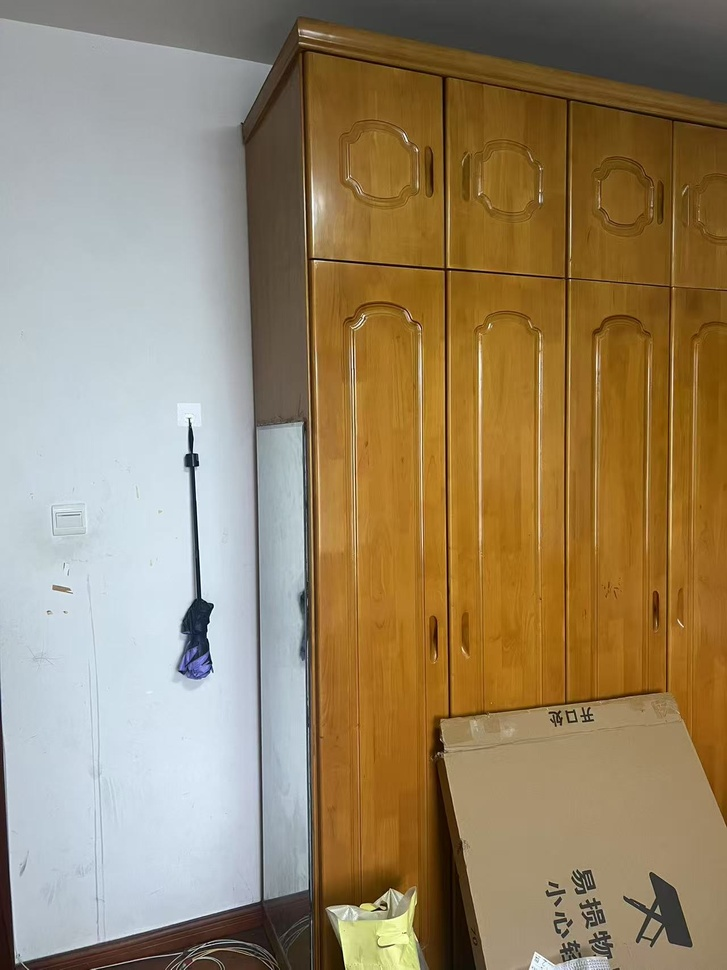
#> input picture 传统图像处理/03_图像拼接/image1.jpg, 727 x 970 px, shrunk from 1280 x 1707 before the run
$ python '01_OpenCV自带类拼接.py'
#> lines starting #> are read from the running program, lines starting #| are printed output that depends on the picture
"""
注意这种方法只能拼接两张图像，且两张图像必须有重叠部分。重叠部分最好大于30%。
图像输入顺序必须是从左到右，不能是从右到左。
如果需要拼接多张图像，可以使用循环来实现。
"""

import cv2

# 读取图像
img1 = cv2.imread("image1.jpg")
#> img1 is the input picture: shape (970, 727, 3); mean B, G, R 103.7, 133.6, 151.9
img2 = cv2.imread("image2.jpg")
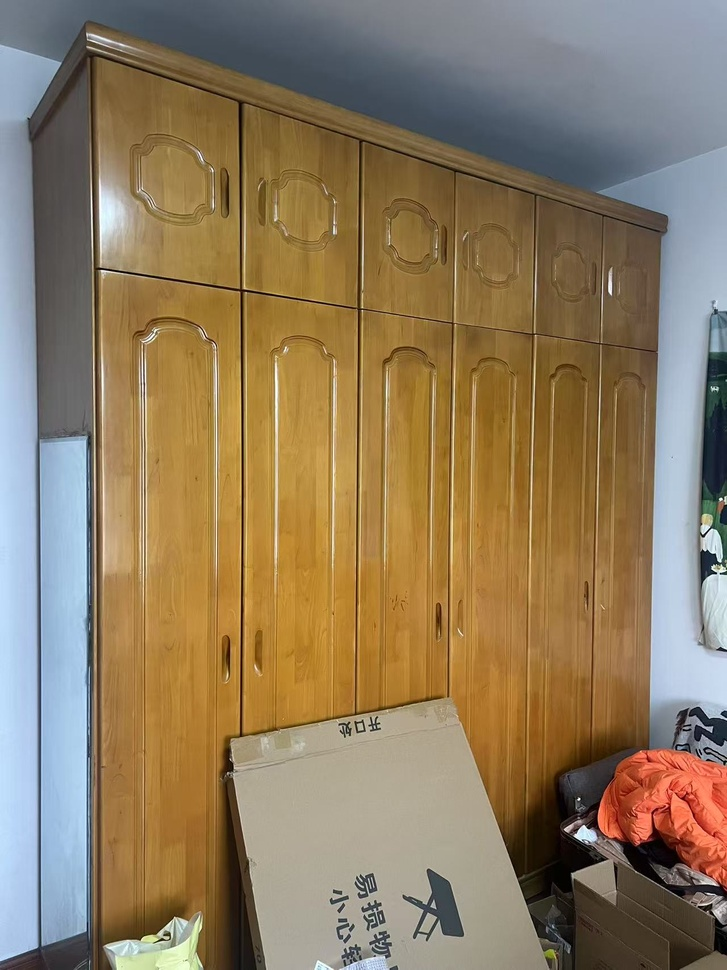
#> input picture 传统图像处理/03_图像拼接/image2.jpg, 727 x 970 px, shrunk from 1280 x 1707 before the run
#> img2 is the input picture: shape (970, 727, 3); mean B, G, R 95.4, 123.7, 142.5

# 创建Stitcher对象
stitcher = cv2.Stitcher_create()

# 执行拼接
status, result = stitcher.stitch([img1, img2])
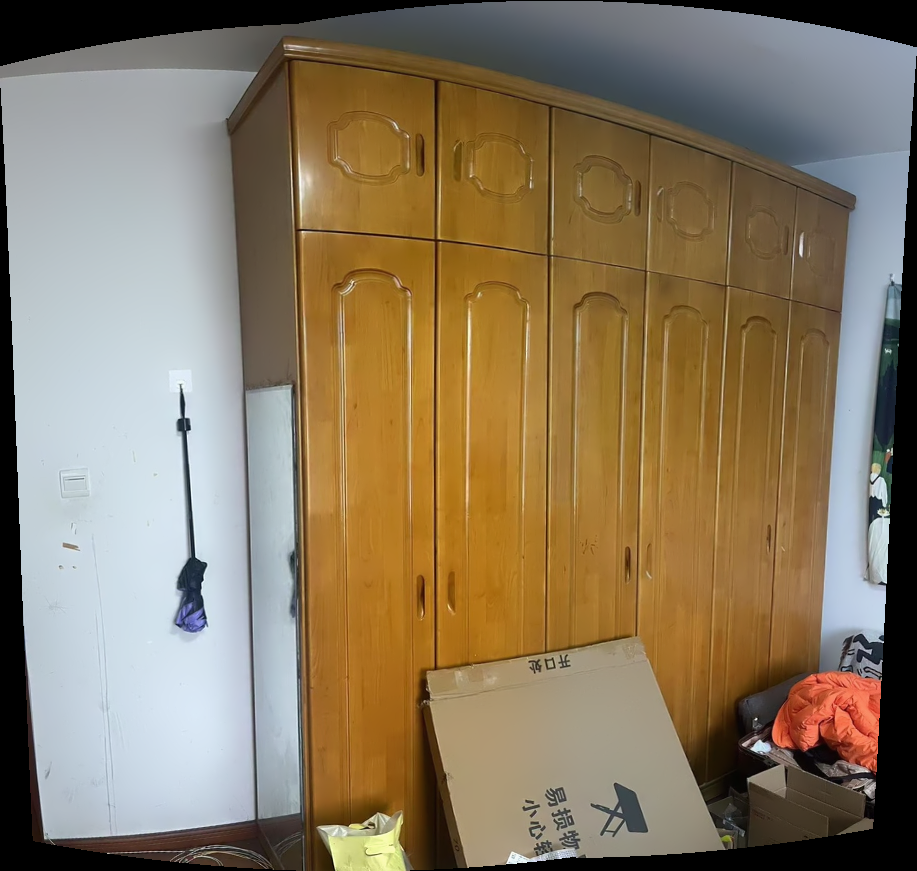
#> result: shape (871, 917, 3); mean B, G, R 96, 120.8, 136.9
#> status = 0

if status == cv2.Stitcher_OK:
    cv2.imwrite("panorama.jpg", result)
else:
    print("拼接失败！错误代码:", status)
